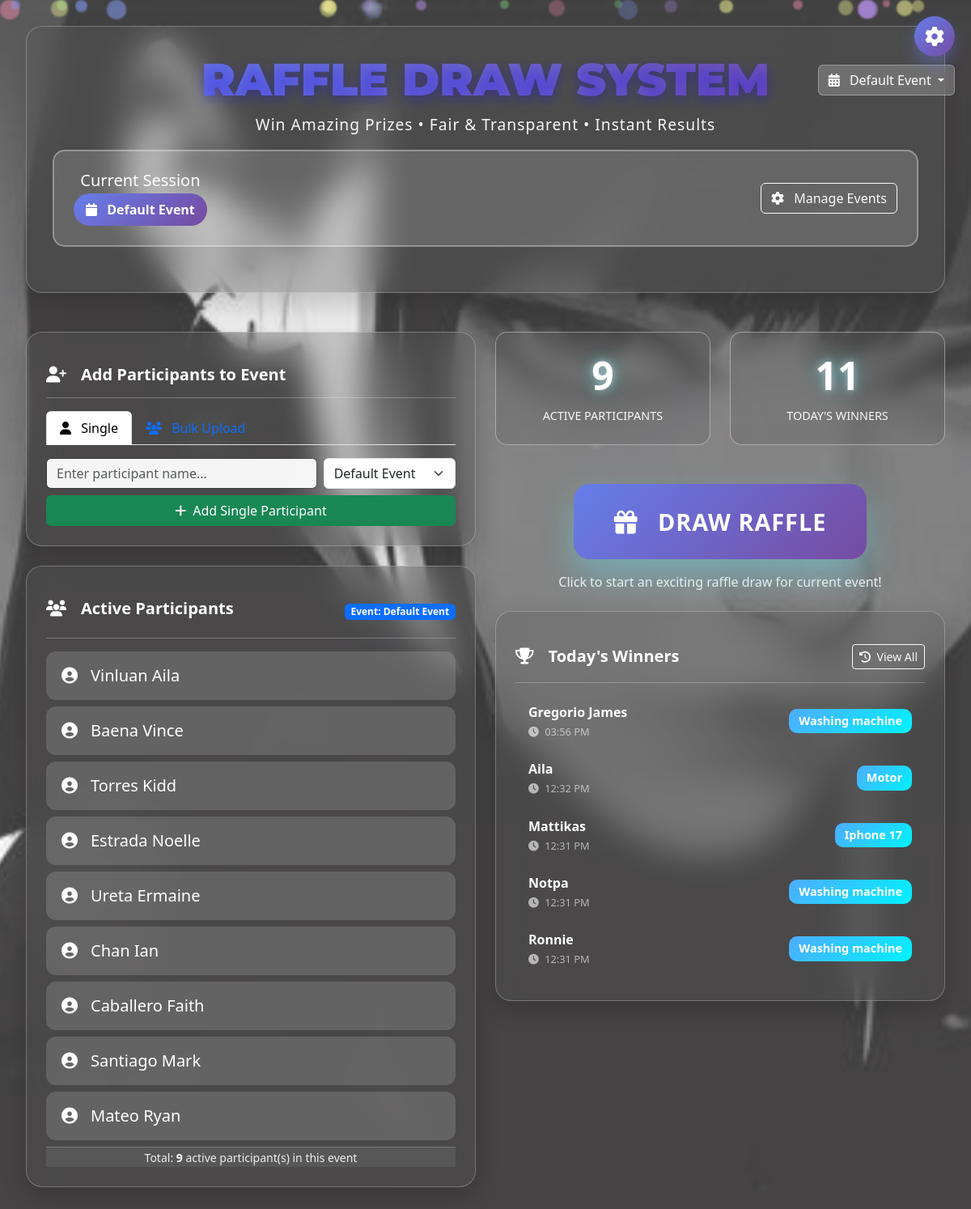
The page / on the database its author committed.
### tables this page shows
CREATE TABLE `events` (
  `id` int(11) NOT NULL,
  `name` varchar(150) NOT NULL,
  `token` varchar(50) DEFAULT NULL,
  `created_at` datetime DEFAULT current_timestamp(),
  `is_active` tinyint(1) DEFAULT 1
);

CREATE TABLE `participants` (
  `id` int(11) NOT NULL,
  `fullname` varchar(150) NOT NULL,
  `status` enum('active','winner') DEFAULT 'active',
  `event_id` int(11) DEFAULT NULL
);

CREATE TABLE `winners` (
  `id` int(11) NOT NULL,
  `fullname` varchar(150) DEFAULT NULL,
  `prize` varchar(150) DEFAULT NULL,
  `win_date` datetime DEFAULT current_timestamp(),
  `prize_category_id` int(11) DEFAULT NULL,
  `event_id` int(11) DEFAULT NULL
);

### index.php (the view, shortened to what this page needs)
<?php
include 'config/db.php';
$current_event_id = isset($_GET['event']) ? intval($_GET['event']) : 1;
$active_count = $conn->query("SELECT COUNT(*) as count FROM participants WHERE status='active' AND event_id = $current_event_id")->fetch_assoc()['count'];
$today = date('Y-m-d');
$daily_winners_count = $conn->query("SELECT COUNT(*) as count FROM winners WHERE DATE(win_date) = '$today' AND event_id = $current_event_id")->fetch_assoc()['count'];
?>
<!DOCTYPE html>
<html lang="en">
<head>
    <link href="https://cdn.jsdelivr.net/npm/bootstrap@5.3.2/dist/css/bootstrap.min.css" rel="stylesheet">
    <link rel="stylesheet" href="https://cdnjs.cloudflare.com/ajax/libs/font-awesome/6.4.0/css/all.min.css">
    <link rel="stylesheet" href="assets/css/style.css">
    <link rel="stylesheet" href="https://cdnjs.cloudflare.com/ajax/libs/animate.css/4.1.1/animate.min.css">
</head>
<body>
    <button class="btn settings-btn" type="button" data-bs-toggle="modal" data-bs-target="#settingsModal">
        <i class="fas fa-cog"></i>
    </button>
    <div class="event-switcher">
        <div class="dropdown">
            <button class="btn dropdown-toggle" type="button" data-bs-toggle="dropdown">
                <i class="fas fa-calendar-alt me-2"></i>
                <?php
                $current_event = $conn->query("SELECT name FROM events WHERE id = $current_event_id")->fetch_assoc();
                echo htmlspecialchars($current_event['name'] ?? 'Select Event');
                ?>
            </button>
        </div>
    </div>
    <div class="main-container">
        <div class="brand-header">
            <h1>RAFFLE DRAW SYSTEM</h1>
            <p class="tagline">Win Amazing Prizes • Fair & Transparent • Instant Results</p>
            <div class="event-session-card mt-3">
                <div class="d-flex justify-content-between align-items-center">
                    <div>
                        <h5 class="text-white mb-1">Current Session</h5>
                        <div class="current-event-badge d-inline-block">
                            <i class="fas fa-calendar me-2"></i>
                            <?php echo htmlspecialchars($current_event['name'] ?? 'Default Event'); ?>
                        </div>
                    </div>
                    <button class="btn btn-outline-light" data-bs-toggle="modal" data-bs-target="#eventsModal">
                        <i class="fas fa-cog me-2"></i> Manage Events
                    </button>
                </div>
            </div>
        </div>
        <div class="row">
            <div class="col-lg-6">
                <div class="glass-card">
                    <div class="card-header">
                        <h5 class="mb-0"><i class="fas fa-user-plus me-2"></i> Add Participants to Event</h5>
                    </div>
                    <div class="card-body">
                        <ul class="nav nav-tabs mb-3" id="addParticipantsTab" role="tablist">
                            <li class="nav-item" role="presentation">
                                <button class="nav-link active" id="single-tab" data-bs-toggle="tab" data-bs-target="#single" type="button">
                                    <i class="fas fa-user me-2"></i> Single
                                </button>
                            </li>
                            <li class="nav-item" role="presentation">
                                <button class="nav-link" id="bulk-tab" data-bs-toggle="tab" data-bs-target="#bulk" type="button">
                                    <i class="fas fa-users me-2"></i> Bulk Upload
                                </button>
                            </li>
                        </ul>
                        <div class="tab-content" id="addParticipantsTabContent">
                            <div class="tab-pane fade show active" id="single" role="tabpanel">
                                <form action="actions/add_participant.php" method="post">
                                    <div class="row g-2">
                                        <div class="col-md-8">
                                            <input type="text" name="fullname" class="form-control" placeholder="Enter participant name..." required>
                                        </div>
                                        <div class="col-md-4">
                                            <select name="event_id" class="form-select" required>
                                                <?php
                                                $events = $conn->query("SELECT * FROM events WHERE is_active = 1");
                                                while($event = $events->fetch_assoc()):
                                                ?>
                                                    <option value="<?php echo $event['id']; ?>"
                                                            <?php echo $event['id'] == $current_event_id ? 'selected' : ''; ?>>
                                                        <?php echo htmlspecialchars($event['name']); ?>
                                                    </option>
                                                <?php endwhile; ?>
                                            </select>
                                        </div>
                                        <div class="col-12">
                                            <button class="btn btn-success w-100">
                                                <i class="fas fa-plus me-2"></i>Add Single Participant
                                            </button>
                                        </div>
                                    </div>
                                </form>
                            </div>
                        </div>
                    </div>
                </div>
                <div class="glass-card">
                    <div class="card-header d-flex justify-content-between align-items-center">
                        <h5><i class="fas fa-users me-2"></i> Active Participants</h5>
                        <span class="badge bg-primary">Event: <?php echo htmlspecialchars($current_event['name'] ?? 'Default'); ?></span>
                    </div>
                    <div class="card-body p-0">
                        <div class="list-group list-group-flush">
                            <?php
                            $participants_result = $conn->query("SELECT * FROM participants WHERE status='active' AND event_id = $current_event_id");
                            if($participants_result->num_rows > 0):
                                while($row = $participants_result->fetch_assoc()): ?>
                                    <div class="participant-item">
                                        <div class="d-flex align-items-center">
                                            <i class="fas fa-user-circle me-3 fa-lg"></i>
                                            <span class="fs-5"><?php echo htmlspecialchars($row['fullname']); ?></span>
                                        </div>
                                    </div>
                                <?php endwhile;
                            endif; ?>
                        </div>
                    </div>
                    <div class="card-footer text-center">
                        <small class="text-white-50">
                            Total: <strong class="text-white"><?php echo $participants_result->num_rows; ?></strong> active participant(s) in this event
                        </small>
                    </div>
                </div>
            </div>
            <div class="col-lg-6">
                <div class="row mb-4">
                    <div class="col-md-6">
                        <div class="stat-card">
                            <h3><?php echo $active_count; ?></h3>
                            <small>ACTIVE PARTICIPANTS</small>
                        </div>
                    </div>
                    <div class="col-md-6">
                        <div class="stat-card">
                            <h3><?php echo $daily_winners_count; ?></h3>
                            <small>TODAY'S WINNERS</small>
                        </div>
                    </div>
                </div>
                <div class="draw-btn-container mb-4">
                    <button class="btn draw-main-btn" data-bs-toggle="modal" data-bs-target="#raffleModal">
                        <i class="fas fa-gift me-3"></i> DRAW RAFFLE
                    </button>
                    <p class="text-white-50 mt-3">Click to start an exciting raffle draw for current event!</p>
                </div>
                <div class="glass-card">
                    <div class="card-header d-flex justify-content-between align-items-center">
                        <h5 class="mb-0"><i class="fas fa-trophy me-2"></i> Today's Winners</h5>
                        <button class="btn btn-sm btn-outline-light" data-bs-toggle="modal" data-bs-target="#winnersHistoryModal">
                            <i class="fas fa-history me-1"></i> View All
                        </button>
                    </div>
                    <div class="card-body">
                        <?php
                        $daily_winners = $conn->query("
                            SELECT w.*, e.name as event_name
                            FROM winners w
                            LEFT JOIN events e ON w.event_id = e.id
                            WHERE DATE(w.win_date) = '$today'
                            AND w.event_id = $current_event_id
                            ORDER BY w.win_date DESC
                            LIMIT 5
                        ");
                        if($daily_winners->num_rows > 0): ?>
                            <div class="list-group">
                                <?php while($winner = $daily_winners->fetch_assoc()):
                                    $win_date = strtotime($winner['win_date']);
                                    $time_formatted = date('h:i A', $win_date);
                                ?>
                                    <div class="list-group-item border-0 bg-transparent mb-2">
                                        <div class="d-flex justify-content-between align-items-center">
                                            <div>
                                                <strong class="text-white"><?php echo htmlspecialchars($winner['fullname']); ?></strong>
                                                <div class="winner-date">
                                                    <span class="winner-time">
                                                        <i class="fas fa-clock me-1"></i>
                                                        <?php echo $time_formatted; ?>
                                                    </span>
                                                </div>
                                            </div>
                                            <span class="badge bg-success">
                                                <?php echo htmlspecialchars($winner['prize']); ?>
                                            </span>
                                        </div>
                                    </div>
                                <?php endwhile; ?>
                            </div>
                        <?php endif; ?>
                    </div>
                </div>
            </div>
        </div>
    </div>
</body>
</html>

### assets/css/style.css (style rules this page uses)
:root { --primary-gradient: linear-gradient(135deg, #667eea 0%, #764ba2 100%); --secondary-gradient: linear-gradient(135deg, #f093fb 0%, #f5576c 100%); --success-gradient: linear-gradient(135deg, #4facfe 0%, #00f2fe 100%); --warning-gradient: linear-gradient(135deg, #f6d365 0%, #fda085 100%); --dark-overlay: rgba(0, 0, 0, 0.3); --glass-bg: rgba(88, 88, 88, 0.3); --glass-bg-hover: rgba(88, 88, 88, 0.40); }
* { transition: all 0.3s cubic-bezier(0.4, 0, 0.2, 1); }
body { min-height: 100vh; transition: background-image 0.5s ease, background-color 0.5s ease; }
.main-container { min-height: 100vh; padding: 2rem; background: rgba(255, 255, 255, 0.25); border-radius: 0; }
.brand-header { text-align: center; margin-bottom: 3rem; padding: 2rem; background: rgba(88, 88, 88, 0.4); border-radius: 20px; backdrop-filter: blur(20px); border: 1px solid rgba(255, 255, 255, 0.25); box-shadow: 0 20px 40px rgba(0, 0, 0, 0.2); animation: slideDown 0.8s ease-out; }
.brand-header h1 { font-family: 'Montserrat', sans-serif; font-weight: 900; font-size: 3.5rem; background: var(--primary-gradient); -webkit-background-clip: text; -webkit-text-fill-color: transparent; margin-bottom: 0.5rem; text-shadow: 0 5px 15px rgba(10, 1, 254, 0.293); }
.brand-header .tagline { font-size: 1.2rem; color: rgba(255, 255, 255, 0.95); font-weight: 300; letter-spacing: 1px; }
.settings-btn { position: fixed; top: 20px; right: 20px; z-index: 1000; background: var(--primary-gradient); border: none; width: 50px; height: 50px; border-radius: 50%; color: white; font-size: 1.5rem; box-shadow: 0 10px 20px rgba(102, 126, 234, 0.4); transition: all 0.3s ease; }
.glass-card { background: var(--glass-bg); backdrop-filter: blur(20px); border-radius: 20px; border: 1px solid rgba(255, 255, 255, 0.25); padding: 1.5rem; margin-bottom: 1.5rem; box-shadow: 0 10px 30px rgba(0, 0, 0, 0.2); transition: transform 0.3s ease, box-shadow 0.3s ease, background 0.3s ease; }
.glass-card .card-header { background: transparent; border-bottom: 1px solid rgba(255, 255, 255, 0.25); padding: 1rem 0; margin-bottom: 1rem; }
.glass-card .card-header h5 { color: white; font-weight: 600; display: flex; align-items: center; gap: 10px; }
.participant-item { background: rgba(255, 255, 255, 0.15); border: none; border-left: 4px solid transparent; margin-bottom: 8px; padding: 15px; border-radius: 12px; color: white; animation: fadeIn 0.5s ease-out; }
.draw-btn-container { text-align: center; margin: 2rem 0; }
.draw-main-btn { background: var(--primary-gradient); border: none; border-radius: 20px; padding: 25px 50px; font-size: 1.8rem; font-weight: 700; color: white; letter-spacing: 1px; text-transform: uppercase; box-shadow: 0 20px 40px rgba(101, 227, 246, 0.4); transition: all 0.3s ease; position: relative; overflow: hidden; }
.draw-main-btn::before { content: ''; position: absolute; top: 0; left: -100%; width: 100%; height: 100%; background: linear-gradient(90deg, transparent, rgba(255, 255, 255, 0.3), transparent); transition: 0.5s; }
.stat-card { text-align: center; padding: 1.5rem; border-radius: 15px; margin-bottom: 1rem; background: rgba(88, 88, 88, 0.25); backdrop-filter: blur(10px); border: 1px solid rgba(255, 255, 255, 0.4); }
.stat-card h3 { font-size: 3rem; font-weight: 700; margin-bottom: 0.5rem; color: #ffffff; text-shadow: 0 0 10px rgba(255, 255, 255, 0.5), 0 0 20px rgba(0, 242, 254, 0.3), 0 0 30px rgba(0, 242, 254, 0.2); }
.stat-card small { color: rgba(255, 255, 255, 0.95); font-size: 0.9rem; }
.text-white-50 { color: rgba(255, 255, 255, 0.9) !important; }
.list-group-item { background-color: rgba(255, 255, 255, 0.12); border-color: rgba(255, 255, 255, 0.2); }
.card-footer { background-color: rgba(255, 255, 255, 0.08) !important; border-top: 1px solid rgba(255, 255, 255, 0.2) !important; }
.form-control { background-color: rgba(255, 255, 255, 0.95) !important; border-color: rgba(0, 0, 0, 0.2) !important; color: #212529 !important; }
.winner-date { font-size: 0.85rem; color: rgba(255, 255, 255, 0.8); margin-top: 2px; }
.winner-time { font-size: 0.8rem; color: rgba(255, 255, 255, 0.6); }

### rows shown on the page
events: name "Default Event"
participants: fullname "Vinluan Aila"
participants: fullname "Baena Vince"
participants: fullname "Torres Kidd"
participants: fullname "Estrada Noelle"
participants: fullname "Ureta Ermaine"
participants: fullname "Chan Ian"
participants: fullname "Caballero Faith"
participants: fullname "Santiago Mark"
participants: fullname "Mateo Ryan"
winners: fullname "Gregorio James", win_date "03:56 PM", prize "Washing machine"
winners: fullname "Aila", win_date "12:32 PM", prize "Motor"
winners: fullname "Mattikas", win_date "12:31 PM", prize "Iphone 17"
winners: fullname "Notpa", win_date "12:31 PM", prize "Washing machine"
winners: fullname "Ronnie", win_date "12:31 PM", prize "Washing machine"

### other values the page prints
$participants_result->num_rows "9"
$active_count "9"
$daily_winners_count "11"
form field event_id "Default Event"
